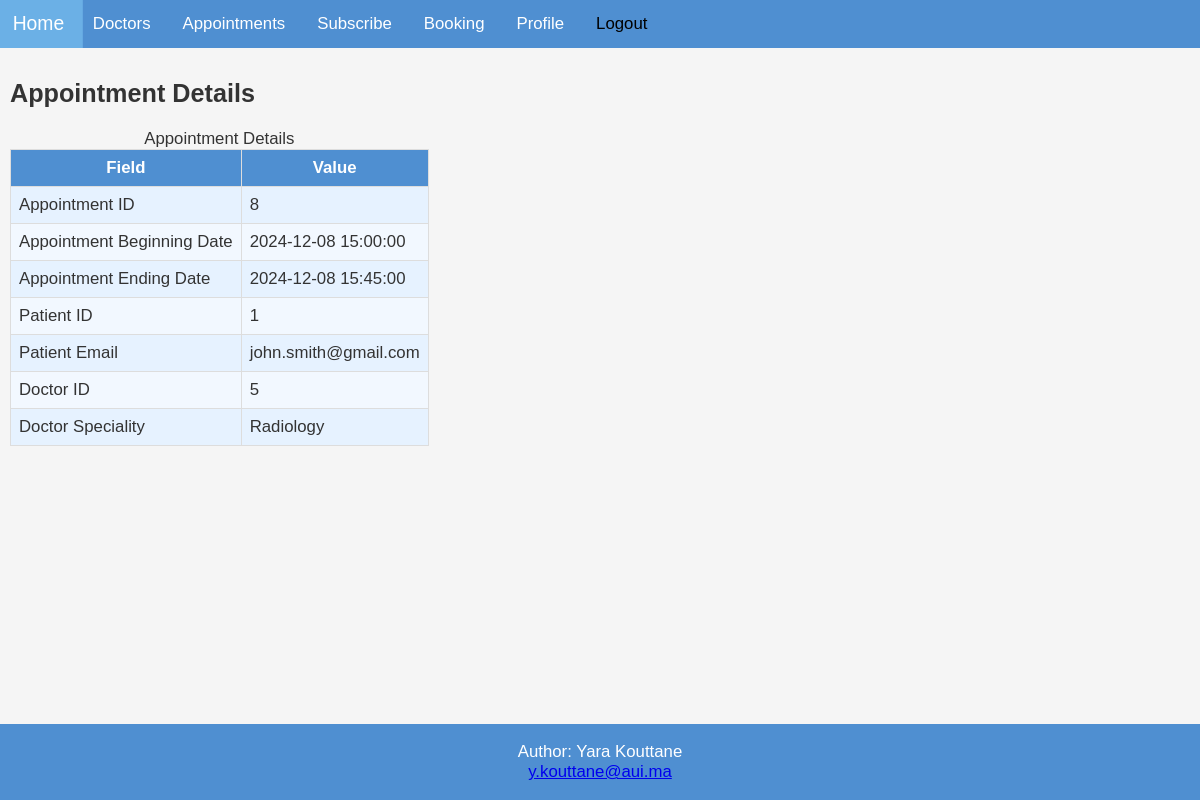
The app's page /appointments/appointment_details.php?id=8 (signed in), older data.
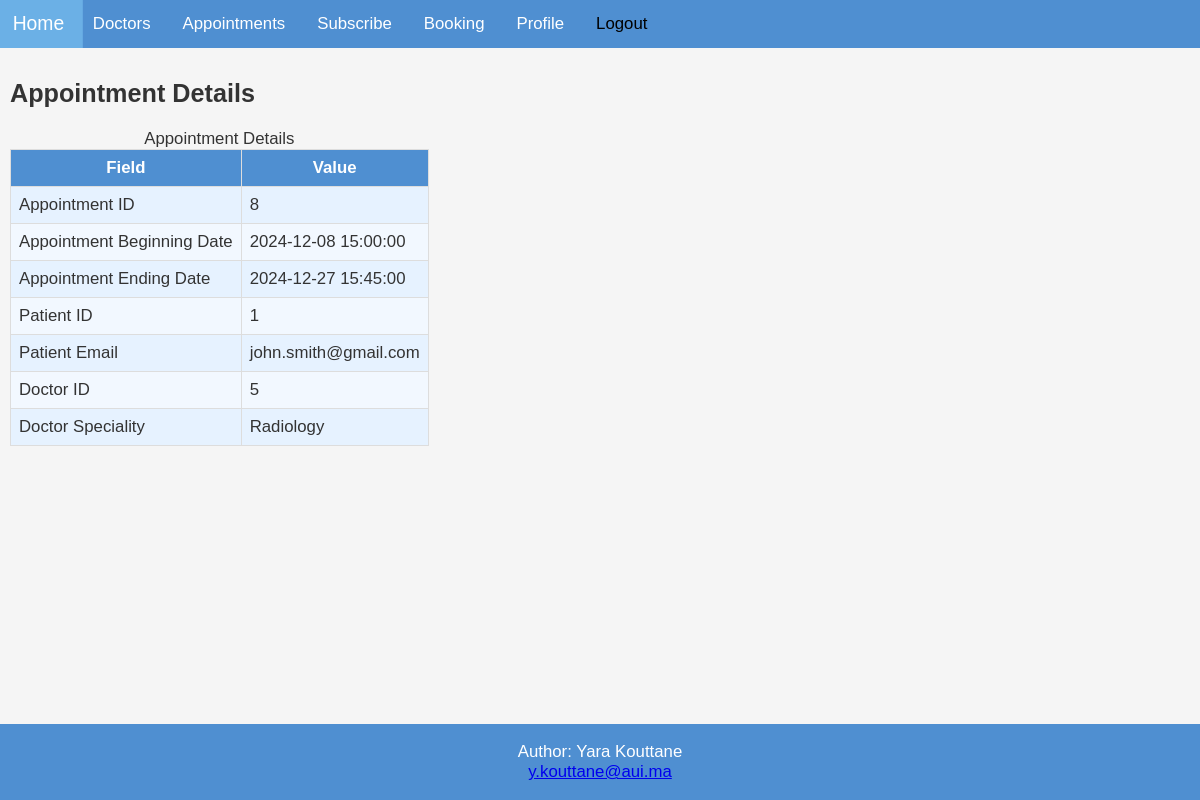
The same page, newer data.
### tables this page shows
CREATE TABLE APPOINTMENT(
    appointment_id INT PRIMARY KEY AUTO_INCREMENT,
    appointment_date_beg DATETIME NOT NULL,
    appointment_date_end DATETIME NOT NULL,
    patient_id INT NOT NULL,
    doctor_id INT NOT NULL,
    CONSTRAINT has_appointment 
    FOREIGN KEY (patient_id)
    REFERENCES patient(patient_id),
    CONSTRAINT gives_appointment 
    FOREIGN KEY (doctor_id)
    REFERENCES doctor(doctor_id)
);

CREATE TABLE patient(
    patient_id INT PRIMARY KEY AUTO_INCREMENT,
    patient_last_name varchar(64) NOT NULL,
    patient_first_name varchar(64) NOT NULL,
    patient_phone varchar(10) NOT NULL UNIQUE,
    patient_email varchar(64) NOT NULL UNIQUE,
    patient_password varchar(64) NOT NULL
);

CREATE TABLE doctor(
    doctor_id INT PRIMARY KEY AUTO_INCREMENT,
    doctor_last_name varchar(64) NOT NULL,
    doctor_first_name varchar(64) NOT NULL,
    doctor_speciality varchar(64) NOT NULL
);

### appointments/appointment_details.php (the view, shortened to what this page needs)
<!DOCTYPE html>
<html>
<head>
  <link rel="stylesheet" href="css/mystyle.css">
</head>
<body>
    <div class="wrapper">
<?php include '../inc/header.php'; ?>
<div class="content">
<h2>Appointment Details</h2>
<?php
include "../config/init.php";
try {
    if (isset($_GET['id']) && is_numeric($_GET['id'])) {
        $appointment_id = intval($_GET['id']);
        $conn = new PDO("mysql:host=$server;dbname=$db", $user, $password);
        $qry = "SELECT APPOINTMENT_ID, APPOINTMENT_DATE_BEG, APPOINTMENT_DATE_END,
                       P.PATIENT_ID, P.PATIENT_EMAIL,
                       D.DOCTOR_ID, D.DOCTOR_SPECIALITY
                FROM APPOINTMENT A
                JOIN PATIENT P ON A.patient_id = P.PATIENT_ID
                JOIN DOCTOR D ON A.DOCTOR_id = D.DOCTOR_ID
                WHERE APPOINTMENT_ID = :appointment_id;";
        $stmt = $conn->prepare($qry);
        $stmt->execute(['appointment_id' => $appointment_id]);
        $result = $stmt->fetch(PDO::FETCH_ASSOC);
        if ($result) {
            echo "<table>\n";
            echo "<caption>Appointment Details</caption>\n";
            echo "<tr><th>Field</th><th>Value</th></tr>\n";
            echo "<tr><td>Appointment ID</td><td>" . $result['APPOINTMENT_ID'] . "</td></tr>";
            echo "<tr><td>Appointment Beginning Date</td><td>" . $result['APPOINTMENT_DATE_BEG'] . "</td></tr>";
            echo "<tr><td>Appointment Ending Date</td><td>" . $result['APPOINTMENT_DATE_END'] . "</td></tr>";
            echo "<tr><td>Patient ID</td><td>" . $result['PATIENT_ID'] . "</td></tr>";
            echo "<tr><td>Patient Email</td><td>" . $result['PATIENT_EMAIL'] . "</td></tr>";
            echo "<tr><td>Doctor ID</td><td>" . $result['DOCTOR_ID'] . "</td></tr>";
            echo "<tr><td>Doctor Speciality</td><td>" . $result['DOCTOR_SPECIALITY'] . "</td></tr>";
            echo "</table>\n";
        } else {
            echo "<p>No appointment found with ID: $appointment_id</p>";
        }
    } else {
        echo "<p>Invalid or missing appointment ID.</p>";
    }
}
catch(PDOException $e) {
    echo "<p>Error: " . $e->getMessage() . "</p>";
}
?>
</div>
<?php include '../inc/footer.php'; ?>
</div>
</body>
</html>

Row changes from the older to the newer data that the page shows:
changed appointment "john.smith@gmail.com": appointment_date_end "2024-12-08 15:45:00" → "2024-12-27 15:45:00"
